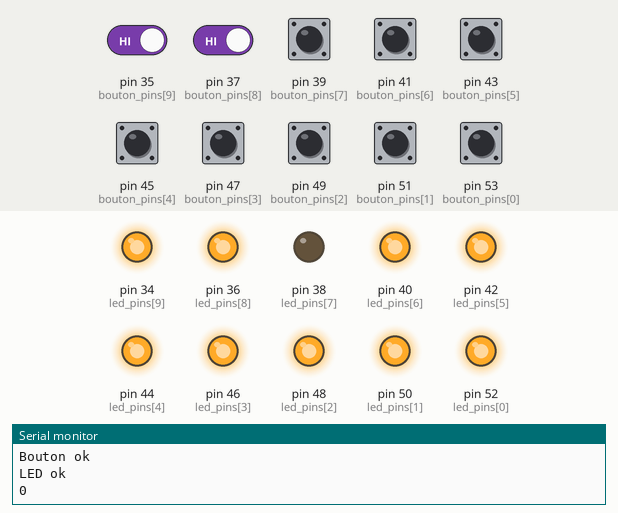
The sketch below on a simulated Arduino Mega 2560, built with avr-gcc and run on an emulated ATmega2560. Parts: output pins drawn as LEDs (lit = HIGH), the last lines printed to the serial monitor. Dashed ring = blinking. Inputs (shaded band) come from the test bench; at power-on: pin 35 (bouton_pins[9]), pin 37 (bouton_pins[8]), pin 39 (bouton_pins[7]), pin 41 (bouton_pins[6]), pin 43 (bouton_pins[5]), pin 45 (bouton_pins[4]), pin 47 (bouton_pins[3]), pin 49 (bouton_pins[2]), pin 51 (bouton_pins[1]), pin 53 (bouton_pins[0]) HIGH. Random numbers use the default seed unless the sketch sets one.

Above: at 1.2 s.
1.3 s: pin 53 (bouton_pins[0]) pulled LOW for 0.15 s
At 4.1 s:
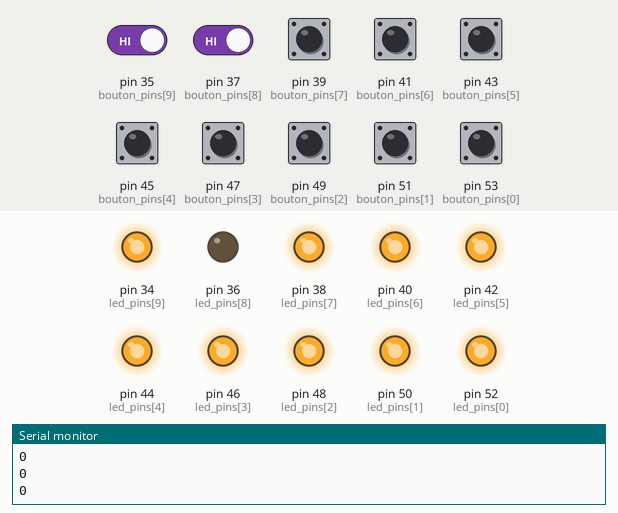
4.4 s: pin 53 (bouton_pins[0]) pulled LOW for 1 s
At 6.6 s:
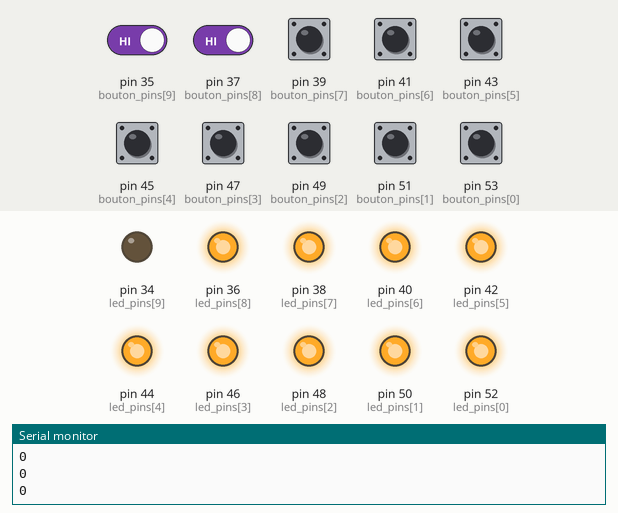
8.4 s: pin 35 (bouton_pins[9]) driven LOW
9.9 s: pin 35 (bouton_pins[9]) driven HIGH
At 11.2 s:
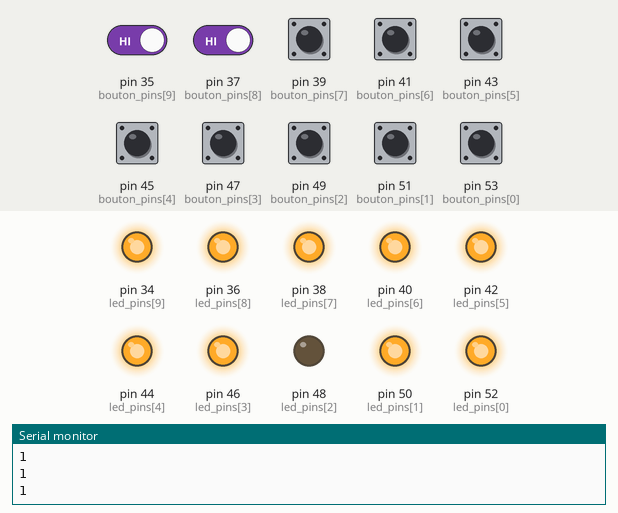
12.9 s: pin 37 (bouton_pins[8]) driven LOW
14.4 s: pin 37 (bouton_pins[8]) driven HIGH
At 30.8 s:
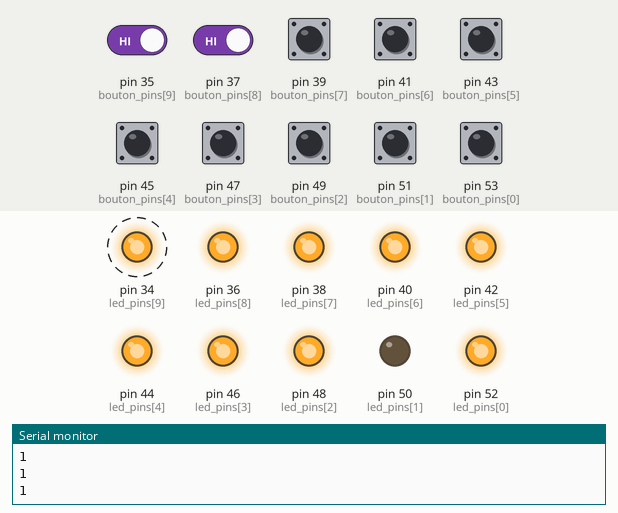
Timing chart, 0 to 43.7 s (numbered marks = the images above; inputs shaded):
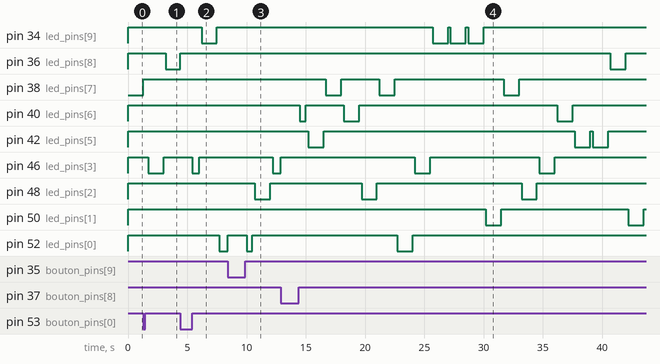

The sketch:

Code_Bouton_et_Ecran.ino
```cpp
//#include <Wire.h>
//#include <LiquidCrystal_I2C.h>

//LiquidCrystal_I2C lcd(0x27, 20, 4);

// Bouton
int bouton_pins[] = {
  53, 51, 49, 47, 45, 43, 41, 39, 37, 35
};


// LED
int led_pins[] = {
  52, 50, 48, 46, 44, 42, 40, 38, 36, 34
};


// Liste bouton taille
const int NOMBRE_BOUTON = sizeof(bouton_pins)/sizeof(bouton_pins[0]);

// Bouton random
int bouton_aleatoire = 0;
int led_eteinte = 1;

// Temps limite pression bouton (jeu_deux)
unsigned long temps_ini = 0;
unsigned long intervalle = 1500;

// Choix du jeu
int choix_jeu = 1;

// Simon liste bouton
const int MAX_SIZE = 15;
int liste_simon[MAX_SIZE];
int counter = 0;
String etat = "ok";

// Score
int score = 0;

void pinMode_bouton() {

  // Initialiser les pins boutons
  for (int i = 0; i < NOMBRE_BOUTON; i++) {
    pinMode(bouton_pins[i], INPUT);
  }
  Serial.println("Bouton ok");
}

void pinMode_led() {

  // Initialiser les pins LED
  for (int i = 0; i < NOMBRE_BOUTON; i++) {
    pinMode(led_pins[i], OUTPUT);
  }
  Serial.println("LED ok");
}

void LED_off() {
  for (int i = 0; i <= 10; i++) {
    digitalWrite(led_pins[i], 1);
  }
}

void setup() {
    Serial.begin(9600);
    //lcd.init();
    pinMode_bouton();
    pinMode_led();
    LED_off();
}

void jeu_un_next() {
  led_eteinte = 1;
  digitalWrite(bouton_aleatoire - 1, led_eteinte);
  bouton_aleatoire = bouton_pins[random(0,NOMBRE_BOUTON)];
  delay(200);
}

void jeu_un() {

  if ((bouton_aleatoire == 0) && (led_eteinte == 1)) {
    bouton_aleatoire = bouton_pins[random(0,NOMBRE_BOUTON)];
  }

  if (led_eteinte == 1) {
    led_eteinte = 0;
    digitalWrite(bouton_aleatoire - 1, led_eteinte);
    Serial.println(score);
  }

  if (led_eteinte == 0) {

    if ((choix_jeu == 1) && (millis() - temps_ini > intervalle)) {
        jeu_un_next();
        temps_ini += intervalle;
    }

    for (int i = 0; i < NOMBRE_BOUTON; i++) {

      if (digitalRead(bouton_pins[i]) == 0) {
        if (bouton_pins[i] != bouton_aleatoire) {
          if (score>0) {score -= 1;}
        }
        else {score += 1;}
        jeu_un_next();
        Serial.println(score);

      }
    }
  }
}

void simon() {
    // V1
}

void afficher_score() {
  //lcd.backlight();
  // Envoi du message
  //lcd.setCursor(0, 0);
  //lcd.print("SCORE: ");
  //lcd.setCursor(7, 0);
  //lcd.print(score);
}


void loop() {
  //afficher_score();
  if ((choix_jeu==0) || (choix_jeu == 1)) {
    jeu_un();


  }
  else if (choix_jeu == 2) {
    simon();
  }

}
```

Measured:
- after the input at 1.3 s, pin 36 (led_pins[8]): HIGH → LOW after 1.9 s
- after the input at 4.4 s, pin 34 (led_pins[9]): HIGH → LOW after 1.8 s, → HIGH 1.3 s later; pin 46 (led_pins[3]): HIGH → LOW after 1.0 s, → HIGH 0.60 s later
- after the input at 9.9 s, pin 46 (led_pins[3]): HIGH → LOW after 2.3 s; pin 48 (led_pins[2]): HIGH → LOW after 0.80 s, → HIGH 1.3 s later; pin 52 (led_pins[0]): HIGH → LOW after 0.10 s, → HIGH 0.50 s later
- after the input at 14.4 s, pin 34 (led_pins[9]): alternates HIGH for 0.20 s and LOW for 1.3 s, 6 changes in all, then stays HIGH, starting after 11.3 s; pin 36 (led_pins[8]): HIGH → LOW after 26.3 s, → HIGH 1.3 s later
